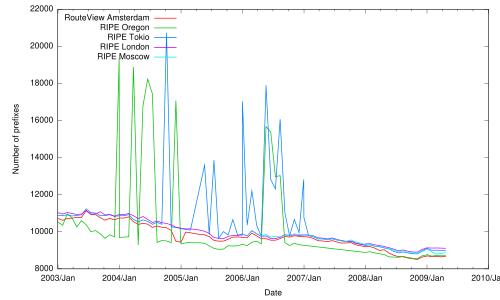

Recreate this plot in gnuplot.
set terminal pdf

set xdata time
set timefmt "%Y-%m-%d"
set format x "%Y/%b"

set key left
set xlabel 'Date'
set ylabel 'Number of prefixes'

plot \
	'< grep ripe-amsterdam bgp_stat.txt'	using 1:5 with lines title 'RouteView Amsterdam' lw 2, \
	'< grep oregon bgp_stat.txt'			using 1:5 with lines title 'RIPE Oregon' lw 2, \
	'< grep japan  bgp_stat.txt'            using 1:5 with lines title 'RIPE Tokio' lw 2, \
    '< grep london bgp_stat.txt'            using 1:5 with lines title 'RIPE London' lw 2, \
	'< grep moscow  bgp_stat.txt'            using 1:5 with lines title 'RIPE Moscow' lw 2 
